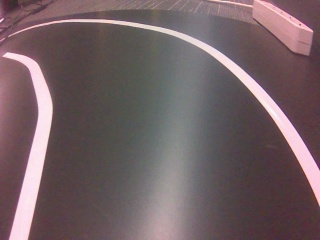
#> input picture Day3_CV/data/CurveLeft.jpg, 320 x 240 px
$ python BEV_Dist_Image.py data/CurveLeft.jpg
#> lines starting #> are read from the running program, lines starting #| are printed output that depends on the picture
#> further down, img is the input picture: shape (240, 320, 3); mean B, G, R 100.7, 97.2, 114.6
import cv2
import numpy as np
import sys

def Dist(src,dst):
    Homo,mask = cv2.findHomography(src,dst,cv2.RANSAC)
    return Homo


######################
### 320 x 240 ###
#src = np.float32([[ 119, 102],[ 119, 124],[ 121, 150], [ 121, 175], [ 121, 199],  [ 122, 220],
#                  [ 155,  88],[ 155, 119],[ 159, 150], [ 159, 183], [ 159, 213],  [ 159, 240],
#                  [ 183,  77],[ 185, 113],[ 188, 151], [ 189, 188], [ 187, 222],  [ 186, 253],
#                ])
######################
### 640 x 480 ###
src = np.float32([[ 285, 205],[ 286, 253],[ 290, 304], [ 292, 355], [ 293, 404],  [ 293, 446],
                  [ 360, 179],[ 365, 239],[ 368, 305], [ 369, 370], [ 369, 429],  [ 365, 484],
                  [ 417, 161],[ 422, 231],[ 429, 304], [ 428, 380], [ 424, 447],  [ 416, 507],
                ])
######################
dst = np.float32([[16.8, 4.8],[16.8, 2.4],[16.8, 0], [16.8, -2.4], [16.8, -4.8],  [16.8, -7.2],
                  [12.0, 4.8],[12.0, 2.4],[12.0, 0], [12.0, -2.4], [12.0, -4.8],  [12.0, -7.2],
                  [ 9.6, 4.8],[ 9.6, 2.4],[ 9.6, 0], [ 9.6, -2.4], [ 9.6, -4.8],  [ 9.6, -7.2],
                ])

Homo = Dist(src,dst)
print("Homo====")
print(Homo)


def pers_transform(image):
    # Grab the image shape
    image_size = (image.shape[1],   image.shape[0])
#> image_size = (320, 240)
    src = np.float32([[80, 187], [101, 121], [223, 125], [254, 186]])
    offset = [0,0]
    dst = np.float32([src[0] + offset, np.array([src[0, 0], 0]) + offset,
                      np.array([src[3, 0], 0]) - offset, src[3] - offset])

    # Given src and dst points, calculate the perspective transform matrix
    M = cv2.getPerspectiveTransform(src, dst)
    # Warp the image using OpenCV warpPerspective()
    warped = cv2.warpPerspective(image, M, image_size)
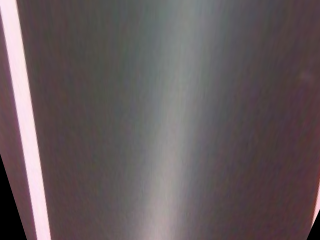
#> warped: shape (240, 320, 3); mean R, G, B 100.5, 89.9, 92.1
    # Return the resulting image and matrix
    Minv = cv2.getPerspectiveTransform(dst, src)

    return warped, M, Minv

def process_img(img):

    # Perspective transform image
    img = cv2.cvtColor(img,cv2.COLOR_BGR2RGB)
    warped, M, Minv = pers_transform(img)
#> M = [[4.61, 3.49, -593.9], [-0.49, 14.95, -1759.7], [-0.00279, 0.0244, 1]]; Minv = [[0.819, -0.254, 38.89], [0.0766, 0.0418, 119], [0.000422, -0.00173, 1]]
    return warped

def draw_image_dist(image):
    global Homo
    global src

    # [5 lines of commented-out code are left out]
    cbX = 152
    cbY = 139

    img_center = np.array([cbX, cbY,1])
    V_Center = np.dot(Homo, img_center)
    X_dist = V_Center[0]/V_Center[2]
    Y_dist = V_Center[1]/V_Center[2]

    cv2.circle(image, (cbX, cbY), 5, (255, 255, 0), -1)
    for cn in range(0, maxP):
        print("{} {}".format(src[cn][1], src[cn][0]))
        cv2.circle(image, (int(src[cn][1]), int(src[cn][0])), 5, (0, 255, 0), -1)

    V_Center_text = "X: {:.2f} Y: {:.2f}".format( X_dist, Y_dist)
    print(V_Center_text)

    cv2.putText(image, V_Center_text, (cbX + 10, cbY - 3), cv2.FONT_HERSHEY_SIMPLEX, 0.4, (255, 255, 255), 1)

    return image

inputfile_path = sys.argv[1]
print("inputfile_path:{}".format(inputfile_path))

img = cv2.imread(inputfile_path)

result = process_img(img)
#> (the run stopped early here; a loop or call above may not have finished)

$ run again, on Day3_CV/data/_checker_pic.jpg
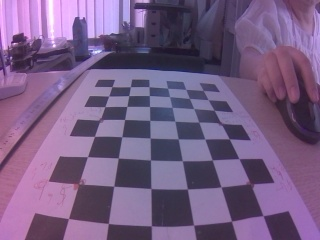
#> input picture Day3_CV/data/_checker_pic.jpg, 320 x 240 px
#> img is the input picture: shape (240, 320, 3); mean B, G, R 132.3, 93.5, 118.8
#> in pers_transform, `warped = cv2.warpPerspective(image, M, image_size)`:
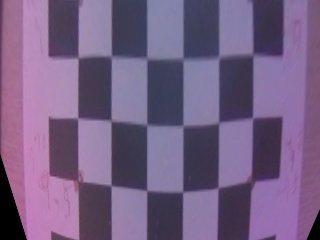
#> warped: shape (240, 320, 3); mean R, G, B 117.6, 96.1, 132.1
#> M = [[4.61, 3.49, -593.9], [-0.49, 14.95, -1759.7], [-0.00279, 0.0244, 1]]; Minv = [[0.819, -0.254, 38.89], [0.0766, 0.0418, 119], [0.000422, -0.00173, 1]]

$ run again, on Day3_CV/data/goStrait.jpg
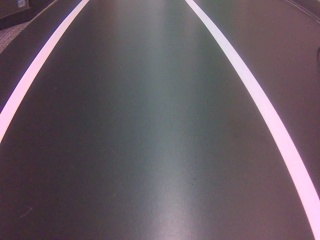
#> input picture Day3_CV/data/goStrait.jpg, 320 x 240 px
#> img is the input picture: shape (240, 320, 3); mean B, G, R 98.8, 90.8, 102.9
#> in pers_transform, `warped = cv2.warpPerspective(image, M, image_size)`:
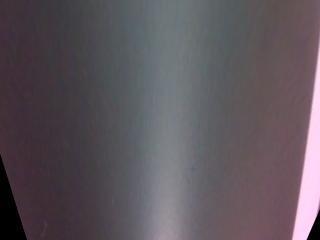
#> warped: shape (240, 320, 3); mean R, G, B 93.4, 85.5, 92.2
#> M = [[4.61, 3.49, -593.9], [-0.49, 14.95, -1759.7], [-0.00279, 0.0244, 1]]; Minv = [[0.819, -0.254, 38.89], [0.0766, 0.0418, 119], [0.000422, -0.00173, 1]]
